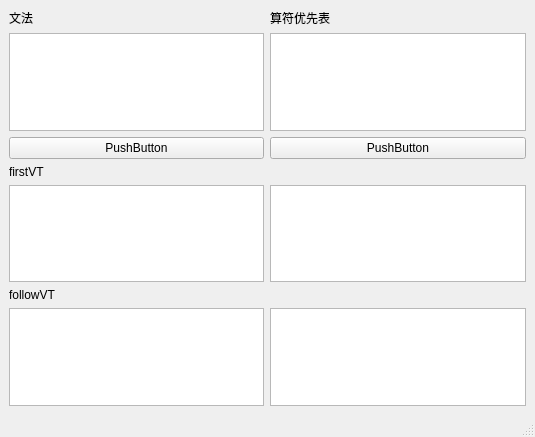
<?xml version="1.0" encoding="UTF-8"?>
<ui version="4.0">
 <class>MainWindow</class>
 <widget class="QMainWindow" name="MainWindow">
  <property name="geometry">
   <rect>
    <x>0</x>
    <y>0</y>
    <width>535</width>
    <height>437</height>
   </rect>
  </property>
  <property name="windowTitle">
   <string>MainWindow</string>
  </property>
  <widget class="QWidget" name="centralwidget">
   <layout class="QGridLayout" name="gridLayout">
    <item row="1" column="1">
     <widget class="QTableWidget" name="tableWidget"/>
    </item>
    <item row="2" column="0">
     <widget class="QPushButton" name="pushButton">
      <property name="text">
       <string>PushButton</string>
      </property>
     </widget>
    </item>
    <item row="3" column="0">
     <widget class="QLabel" name="label_2">
      <property name="text">
       <string>firstVT</string>
      </property>
     </widget>
    </item>
    <item row="0" column="1">
     <widget class="QLabel" name="label_4">
      <property name="text">
       <string>算符优先表</string>
      </property>
     </widget>
    </item>
    <item row="0" column="0">
     <widget class="QLabel" name="label">
      <property name="text">
       <string>文法</string>
      </property>
     </widget>
    </item>
    <item row="1" column="0">
     <widget class="QTextEdit" name="textEdit"/>
    </item>
    <item row="5" column="0">
     <widget class="QLabel" name="label_3">
      <property name="text">
       <string>followVT</string>
      </property>
     </widget>
    </item>
    <item row="6" column="1">
     <widget class="QTableWidget" name="tableWidget_2"/>
    </item>
    <item row="2" column="1">
     <widget class="QPushButton" name="pushButton_2">
      <property name="text">
       <string>PushButton</string>
      </property>
     </widget>
    </item>
    <item row="4" column="1">
     <widget class="QTextEdit" name="textEdit_2"/>
    </item>
    <item row="4" column="0">
     <widget class="QTextBrowser" name="textBrowser"/>
    </item>
    <item row="6" column="0">
     <widget class="QTextBrowser" name="textBrowser_2"/>
    </item>
   </layout>
  </widget>
  <widget class="QMenuBar" name="menubar">
   <property name="geometry">
    <rect>
     <x>0</x>
     <y>0</y>
     <width>535</width>
     <height>22</height>
    </rect>
   </property>
  </widget>
  <widget class="QStatusBar" name="statusbar"/>
 </widget>
 <resources/>
 <connections/>
</ui>
